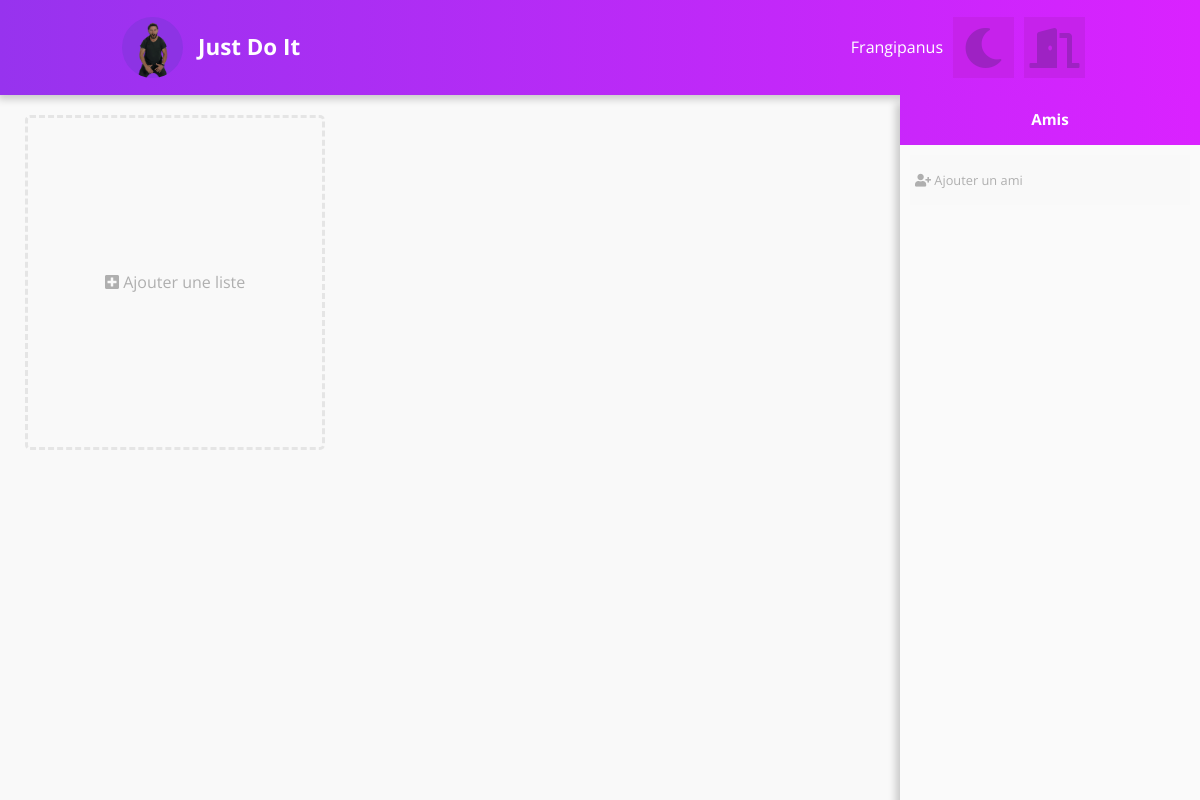
/ (signed in), run on an earlier commit of the app's database.
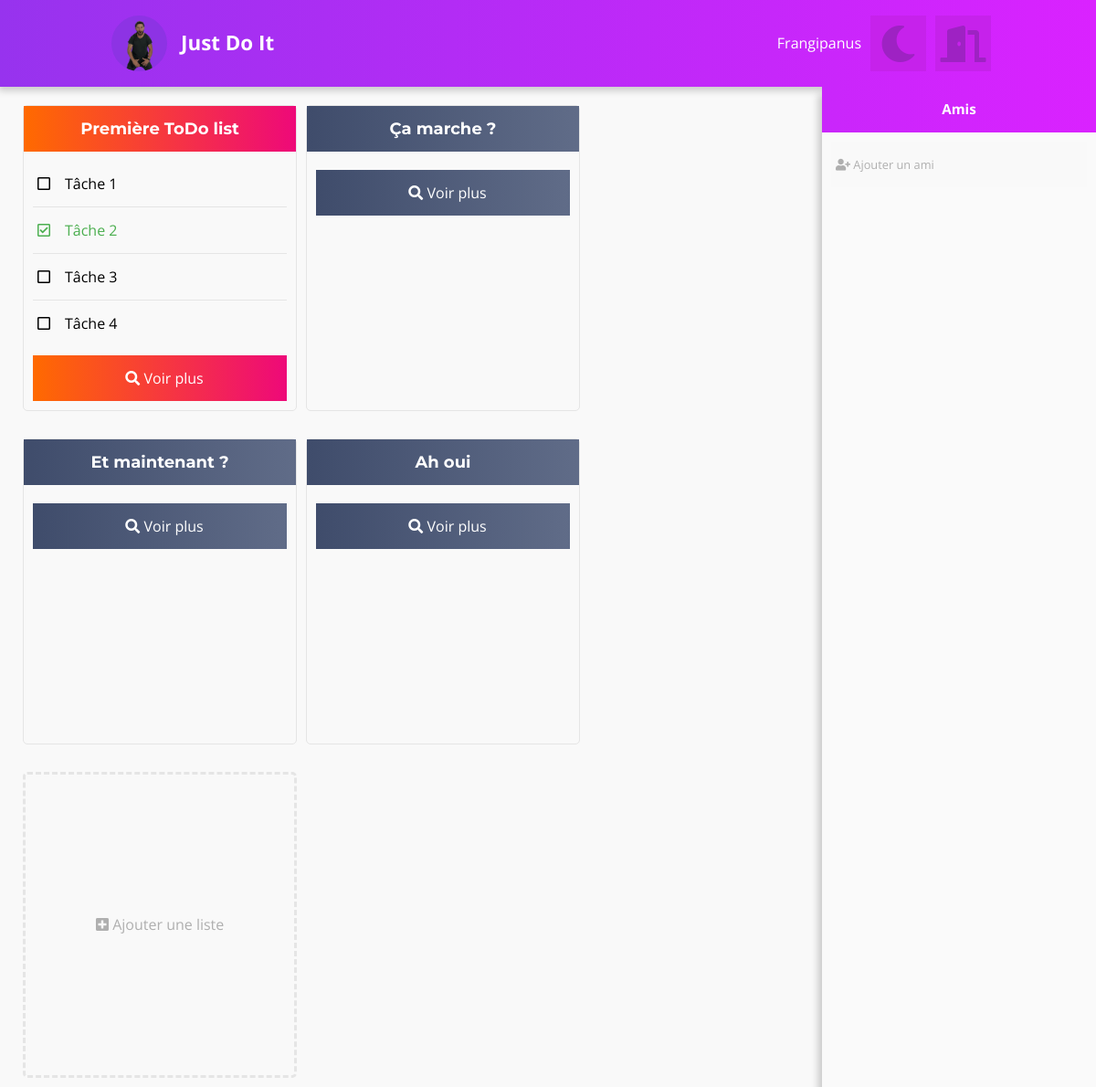
And on a later commit of the database.
### tables this page shows
CREATE TABLE IF NOT EXISTS `todo_lists` (
  `list_id` int(11) NOT NULL AUTO_INCREMENT,
  `user_id` int(11) NOT NULL,
  `name` varchar(32) NOT NULL,
  `color` varchar(255) NOT NULL,
  PRIMARY KEY (`list_id`),
  KEY `user_id` (`user_id`)
);

CREATE TABLE IF NOT EXISTS `tasks` (
  `task_id` int(11) NOT NULL AUTO_INCREMENT,
  `user_id` int(11) NOT NULL,
  `list_id` int(11) NOT NULL,
  `name` varchar(32) NOT NULL,
  `status` tinyint(1) NOT NULL DEFAULT 0,
  PRIMARY KEY (`task_id`),
  KEY `list_id` (`list_id`),
  KEY `user_id` (`user_id`)
);

### index.php (called while the page is built, shortened)
<?php
require_once "./init.php";
require_once "./php/todoLists/get.php";
require_once "./php/friends/get.php";
require_once "./views/index_v.php";

### classes/TodoLists.php (called while the page is built, shortened)
<?php
class TodoLists {
    private $_db;
    public function __construct(PDO $db) {
        $this->_db = $db;
    }
    public function getAll($user_id) {
        return array_merge(
            PDOFactory::sendQuery(
                $this->_db,
                'SELECT list_id, name, color, 0 AS shared FROM todo_lists WHERE user_id = :user_id ORDER BY list_id',
                ["user_id" => (int) $user_id]
            ),
            PDOFactory::sendQuery(
                $this->_db,
                'SELECT
                        list_id,
                        name,
                        color,
                        1 AS "shared"
                    FROM
                        todo_lists tl
                    WHERE
                        list_id IN (
                            SELECT list_id
                            FROM todo_lists_share
                            WHERE user_id = :user_id AND accepted = 1
                        )',
                ["user_id" => (int) $user_id]
            )
        );
    }
}

### classes/PDOFactory.php (called while the page is built, shortened)
<?php
abstract class PDOFactory {
    public static function sendQuery($db, $sql, $vars = [], $return = true) {
        $query = $db->prepare($sql);
        $result = [];
        foreach ($vars as $name => $value) {
            if      (is_int($value))    $type = PDO::PARAM_INT;
            elseif  (is_bool($value))   $type = PDO::PARAM_BOOL;
            else                        $type = PDO::PARAM_STR;
            $query->bindValue(":$name", $value, $type);
        }
        $query->execute();
        if ($return) while ($d = $query->fetch(PDO::FETCH_ASSOC)) { $result[] = $d; }
        if ($return) return $result;
    }
}

### classes/Tasks.php (called while the page is built, shortened)
<?php
class Tasks {
    private $_db;
    public function __construct(PDO $db) {
        $this->_db = $db;
    }
    public function getAll($user_id) {
            return PDOFactory::sendQuery(
                $this->_db,
            'SELECT
                    task_id,
                    list_id,
                    name,
                    status
                FROM
                    tasks
                WHERE
                    user_id = :user_id OR list_id IN (
                        SELECT list_id
                        FROM todo_lists_share
                        WHERE user_id = :user_id AND accepted = 1
                    )',
                ["user_id" => (int) $user_id]
        );
    }
}

### php/todoLists/get.php (the view, shortened to what this page needs)
<?php
$TodoListsManager = new TodoLists($db);
$TasksManager = new Tasks($db);
$todoLists = $TodoListsManager->getAll($_SESSION["user_id"]);
$tasksList = $TasksManager->getAll($_SESSION["user_id"]);
foreach ($todoLists as $todoList) {
    $list_id = $todoList["list_id"];
    $list_name = htmlspecialchars($todoList["name"]);
    $list_color = strlen($todoList["color"]) != 0 ? htmlspecialchars($todoList["color"]) : "grey";
    $list_shared = (int) $todoList["shared"];
    $list_tasks = array_keys(array_column($tasksList, 'list_id'), $list_id);
    ?>
        <div class="todoList <?= $list_color ?> <?php if ($list_shared) echo "shared" ?>">
            <div class="tlHead">
                <h2><?= $list_name ?></h2>
            </div>
            <div class="tlBody">
                <ul class="taskContainer">
                    <?php
                        $tasksListCount = count($list_tasks);
                        if ($tasksListCount > 4)        $tasks_limit = 4;
                        elseif ($tasksListCount < 4)    $tasks_limit = $tasksListCount;
                        else                            $tasks_limit = 4;
                        $tasks_count = 0;
                        foreach ($list_tasks as $task) {
                            if ($tasks_count == $tasks_limit) break;
                            $task = $tasksList[$task];
                            $task_id = $task["task_id"];
                            $task_name = htmlspecialchars($task["name"]);
                            $task_status = $task["status"];
                            $checkbox_status = $task["status"] == "1" ? "checked" : "";
                            $HTMLid = "l" . $list_id . "t" . $task_id;
                            $class = $tasks_count + 1 == $tasks_limit ? "task noBottomMargin" : "task";
                            echo '<li class="'.$class.'" data-task-id="'.$task_id.'" data-task-status="'.$task_status.'">
                                    <input type="checkbox" id="'.$HTMLid.'" '.$checkbox_status.'/>
                                    <label for="'.$HTMLid.'">'.$task_name.'</label>
                                 </li>';
                            $tasks_count++;
                        }
                        $see_more_id = "t".$list_id."SeeMore";
                        echo '<a href="./view_todo_list.php?list_id='.$list_id.'" class="seeMore">
                                <li class="task"><input type="checkbox" id="'.$see_more_id.'"/>
                                    <label for="'.$see_more_id.'">
                                        <i class="fas fa-search"></i>
                                        Voir plus
                                    </label>
                                </li>
                             </a>';
                    ?>
                </ul>
            </div>
        </div>
    <?php
}
?>
    <div id="addTodoList">
        <div>
            <p><i class="fas fa-plus-square"></i> Ajouter une liste</p>
        </div>
    </div>
<?php
$todoListsHTML = ob_get_contents();

### php/friends/get.php (shortened to what this page needs)
<?php
echo '<li class="friend addFriend noBottomMargin"><i class="fas fa-user-plus"></i> Ajouter un ami</li>';
$friendsHTML = ob_get_contents();

### views/index_v.php (shortened to what this page needs)
<!DOCTYPE html>
<html lang="fr">
    <head>
        <?php include_once(ROOT."/views/models/head.php"); ?>
    </head>
    <body>
        <?php include_once(ROOT."/views/models/header.php"); ?>
        <div id="todoListContainer">
            <?= $todoListsHTML; ?>
        </div>
        <div id="friendList">
            <div id="friendListGradientBg">
                <div  id="friendListGradientBorder">
                    <div id="friendListHead">
                        <h3>Amis</h3>
                    </div>
                    <div id="friendListBody">
                        <ul>
                            <?= $friendsHTML ?>
                        </ul>
                    </div>
                </div>
            </div>
        </div>
    </body>
</html>

### views/models/head.php (shortened to what this page needs)
<link rel="stylesheet" href="./assets/css/normalize.css"/>
<link rel="stylesheet" href="./assets/css/font-awesome.css"/>
<link rel="stylesheet" href="./assets/css/main.css"/>

### views/models/header.php
<?php if (!isset($classes)) $classes = ""; ?>
<header class="<?= $classes ?>">
    <a id="webNameContainer" href="./index.php">
        <div id="logo"></div>
        <h1>Just Do It</h1>
    </a>
    <div id="user">
        <p><?= htmlspecialchars($_SESSION["username"]) ?></p>
        <div id="themeSwitcher">
            <i class="fas fa-moon"></i>
        </div>
        <a href="./php/disconnect_user.php" id="disconnect"><i class="fas fa-door-open"></i></a>
    </div>
</header>

What changed in the data, as far as the page shows it:
added todo_lists: name "Première ToDo list", list_id.name "Tâche 1", list_id.name "Tâche 2", list_id.name "Tâche 3", list_id.name "Tâche 4"
added todo_lists: name "Ça marche ?"
added todo_lists: name "Et maintenant ?"
added todo_lists: name "Ah oui"
